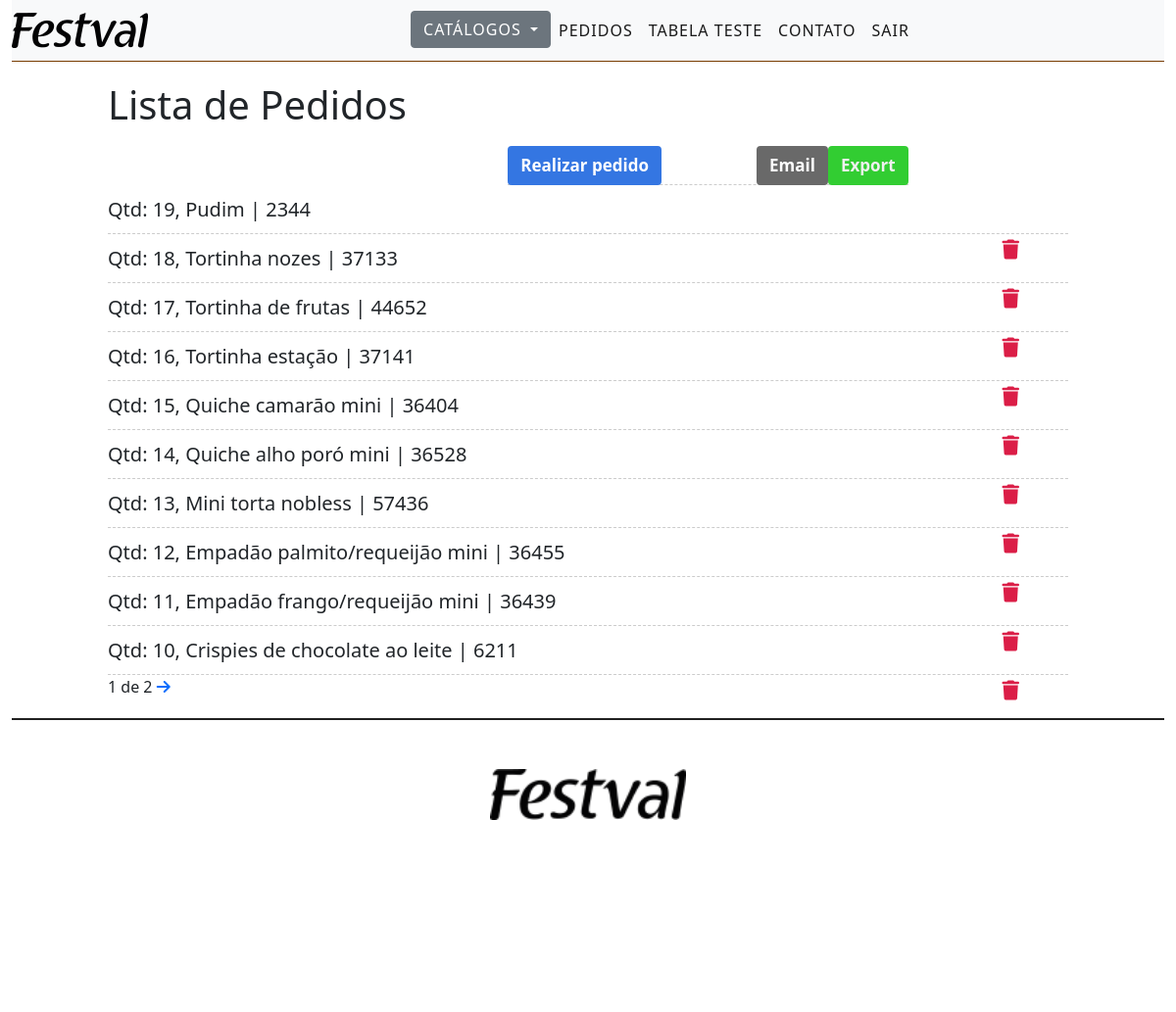
The app's page /mostrapedido/ (signed in) with its own data.
### component/models.py (models this page shows, shortened)
class Pedido(models.Model):
    user = models.ForeignKey(get_user_model(),on_delete= models.CASCADE)
    Nome = models.ForeignKey(Produto, on_delete=models.DO_NOTHING )
    Quantidade = models.IntegerField(default=0, null=True)
    Descrição = models.TextField()
    created_at = models.DateTimeField(auto_now_add=True)
    apdated_at = models.DateTimeField(auto_now=True)
    nomeProduto = models.ForeignKey('Pedido',on_delete=models.CASCADE,related_name='teste')

class Produto(models.Model):
    Nome = models.CharField(max_length=100)
    Código = models.IntegerField()
    Descrição = models.TextField()
    created_at = models.DateTimeField(auto_now_add=True)
    apdated_at = models.DateTimeField(auto_now=True)
    def __str__(self):
        return self.Nome  + ' | ' + str(self.Código)

### component/views.py (the view)
# urls.py: path('mostrapedido/', mostrapedido, name='mostrapedido'),
@login_required
def mostrapedido(request):
    pedidos_lista = Pedido.objects.all().order_by('-created_at').filter(user=request.user)
    paginator = Paginator(pedidos_lista,10)
    page = request.GET.get('page')
    pedidos_lista = paginator.get_page(page)
    return render(request, 'mostrapedido.html',{'pedidos_lista':pedidos_lista})

### templates/mostrapedido.html (shortened to what this page needs)
{%extends "default.html"%}
{% load crispy_forms_tags %}
{%block content%}
<div class="offset-1 col-10 list-div">
    <h1>Lista de Pedidos</h1>
    <div class="task-item offset-5 col-5">
        <a class="btn btn-sucess" href="{% url 'xls' %}" style="background-color:#32CD32; color: #f0f0f0; font-size: 17px; font-weight: bolder;">Export </a>
        <a class="btn btn-sucess" href="{% url 'formulario' %}" style="color: white; font-weight: bolder; font-size: 17px; background-color: #696969;">Email </a>
        <a class="btn btn-secundary" href="{%url 'pedido'%}" style="background-color: #3476e2; color: white; font-weight: bolder; font-size: 17px;">Realizar pedido</a>
    </div>
        {% for Pedido in pedidos_lista %}
        <li class="task-item">
            <p>Qtd: {{Pedido.Quantidade}}, {{Pedido.Nome}}</p>
            <a href="delete/{{Pedido.id}}" class="delete-btn col-1"><span><i class="fas fa-trash" style="margin-inline: 50px; "></i></span></a>
        </li>
        {% endfor %}
    <div class="pagination">
        <span class="satep-links">
            {% if pedidos_lista.paginator.num_pages %}
            <span class="current">
                {{pedidos_lista.number}} de {{pedidos_lista.paginator.num_pages}}
            </span>
            {% endif %}
            {% if pedidos_lista.has_next %}
                <a href="?page={{ pedidos_lista.next_page_number}}"><i class="fas fa-arrow-right"></i></a>
            {%endif%}
        </span>
    </div>
</div>
{%endblock%}

### templates/default.html (shortened to what this page needs)
{%load static%}
{% load crispy_forms_tags %}
<!DOCTYPE html>
<html lang="en">
<head>
    <link href="https://cdn.jsdelivr.net/npm/bootstrap@5.0.0-beta2/dist/css/bootstrap.min.css" rel="stylesheet">
    <link rel="stylesheet" href="{% static 'bootstrap/css/style.css'%}">
</head>
<body>
    <div class="container-fluid">
        <nav class="navbar navbar-expand-lg navbar-light bg-light">
            <a class="navbar-brand" href="/"><img src="/static/media/festval.png" alt=""></a>
            <div class="collapse navbar-collapse" id="navbarSupportedContent">
                <ul class="navbar-nav mr-auto">
                    {% if user.is_authenticated %}
                    <div class="dropdown">
                        <a class="btn btn-secondary dropdown-toggle" href="#" role="button" id="dropdownMenuLink" data-bs-toggle="dropdown" aria-expanded="false">
                          CATÁLOGOS
                        </a>
                    </div>
                    <li class="nav-item">
                        <a class="nav-link active" aria-current="page" href="{%url 'mostrapedido'%}">PEDIDOS</a>
                    </li>
                    <li class="nav-item">
                        <a class="nav-link active" aria-current="page" href="{%url 'lojas'%}">TABELA TESTE</a>
                    </li>
                    {% else %}
                    <li class="nav-item">
                        <a class="nav-link active" aria-current="page" href="/accounts/login/">LOGIN</a>
                    </li>
                    {%endif%}
                    <li class="nav-item">
                        <a class="nav-link active" aria-current="page" href="{%url 'contact'%}">CONTATO</a>
                    </li>
                    {% if user.is_authenticated %}
                    <li class="nav-item">
                        <a class="nav-link active" aria-current="page" href="/accounts/logout">SAIR</a>
                    </li>
                    {%endif%}
                </ul>
              </div>
          </nav>
    {%block content%} <h1>Manutenção</h1> {%endblock%}
    <footer style="background-color: white;">
        <center><img src="/static/media/festval.png" style="width: 200px; padding-top: 50px;"></center>
    </footer>
    </div>
</body>
</html>

### records on screen
Pedido: Quantidade "19", Nome "Pudim | 2344"
Pedido: Quantidade "18", Nome "Tortinha nozes | 37133"
Pedido: Quantidade "17", Nome "Tortinha de frutas | 44652"
Pedido: Quantidade "16", Nome "Tortinha estação | 37141"
Pedido: Quantidade "15", Nome "Quiche camarão mini | 36404"
Pedido: Quantidade "14", Nome "Quiche alho poró mini | 36528"
Pedido: Quantidade "13", Nome "Mini torta nobless | 57436"
Pedido: Quantidade "12", Nome "Empadão palmito/requeijão mini | 36455"
Pedido: Quantidade "11", Nome "Empadão frango/requeijão mini | 36439"
Pedido: Quantidade "10", Nome "Crispies de chocolate ao leite | 6211"

### other values on screen
{{ pedidos_lista.number }} "1"
{{ pedidos_lista.paginator.num_pages }} "2"
